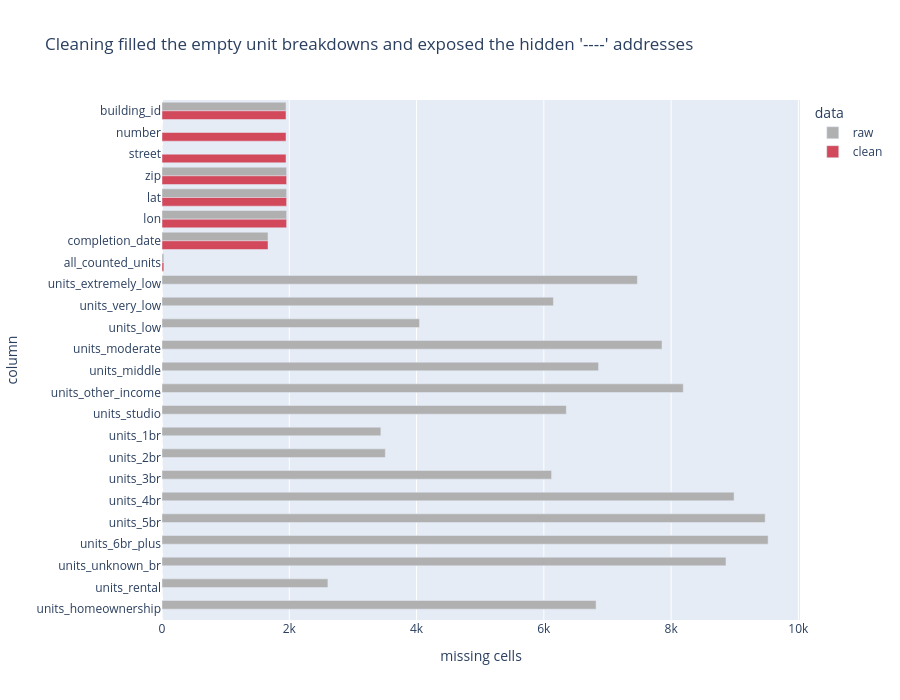

Source (notebook cell):
### Markdown cell above
Every fix shows up as intended: the placeholders and empty breakdown cells are gone, and ZIP and dates have the right types. The number of rows (9,551) and the total of affordable units (320,946) are unchanged, so no building was lost and no unit was invented. The missing unit counts, completion dates and ZIPs stay missing on purpose (6.1).

### Code cell
# Visual check: missing cells per column, raw vs clean (columns kept in housing_clean)
missing_compare = pd.DataFrame({
    "raw": df_housing[list(rename)].isna().sum().values,
    "clean": housing_clean[list(rename.values())].isna().sum().values,
}, index=list(rename.values()))
with_missing = missing_compare[missing_compare.max(axis=1) > 0]
long = with_missing.reset_index(names="column").melt(id_vars="column", var_name="data", value_name="missing cells")
fig = px.bar(long, x="missing cells", y="column", color="data", barmode="group", orientation="h",
             color_discrete_map={"raw": "#B0B0B0", "clean": "#D1495B"},
             title="Cleaning filled the empty unit breakdowns and exposed the hidden '----' addresses")
fig.update_layout(height=700)
fig.update_yaxes(autorange="reversed")
fig.show()
with_missing

### Figure 1 — Plotly figure (JSON) as saved in the notebook; plotly's stock layout.template omitted (floating-point values rounded to 4 significant figures)
{"data": [{"alignmentgroup": "True", "hovertemplate": "data=raw<br>missing cells=%{x}<br>column=%{y}<extra></extra>", "legendgroup": "raw", "marker": {"color": "#B0B0B0", "pattern": {"shape": ""}}, "name": "raw", "offsetgroup": "raw", "orientation": "h", "showlegend": true, "textposition": "auto", "type": "bar", "x": [1949, 0, 0, 1958, 1958, 1958, 1666, 29, 7470, 6151, 4046, 7857, 6860, 8191, 6353, 3439, 3509, 6122, 8990, 9478, 9524, 8862, 2607, 6821], "xaxis": "x", "y": ["building_id", "number", "street", "zip", "lat", "lon", "completion_date", "all_counted_units", "units_extremely_low", "units_very_low", "units_low", "units_moderate", "units_middle", "units_other_income", "units_studio", "units_1br", "units_2br", "units_3br", "units_4br", "units_5br", "units_6br_plus", "units_unknown_br", "units_rental", "units_homeownership"], "yaxis": "y"}, {"alignmentgroup": "True", "hovertemplate": "data=clean<br>missing cells=%{x}<br>column=%{y}<extra></extra>", "legendgroup": "clean", "marker": {"color": "#D1495B", "pattern": {"shape": ""}}, "name": "clean", "offsetgroup": "clean", "orientation": "h", "showlegend": true, "textposition": "auto", "type": "bar", "x": [1949, 1949, 1949, 1958, 1958, 1958, 1666, 29, 0, 0, 0, 0, 0, 0, 0, 0, 0, 0, 0, 0, 0, 0, 0, 0], "xaxis": "x", "y": ["building_id", "number", "street", "zip", "lat", "lon", "completion_date", "all_counted_units", "units_extremely_low", "units_very_low", "units_low", "units_moderate", "units_middle", "units_other_income", "units_studio", "units_1br", "units_2br", "units_3br", "units_4br", "units_5br", "units_6br_plus", "units_unknown_br", "units_rental", "units_homeownership"], "yaxis": "y"}], "layout": {"barmode": "group", "height": 700, "legend": {"title": {"text": "data"}, "tracegroupgap": 0}, "title": {"text": "Cleaning filled the empty unit breakdowns and exposed the hidden '----' addresses"}, "xaxis": {"anchor": "y", "domain": [0.0, 1.0], "title": {"text": "missing cells"}}, "yaxis": {"anchor": "x", "autorange": "reversed", "domain": [0.0, 1.0], "title": {"text": "column"}}}}
